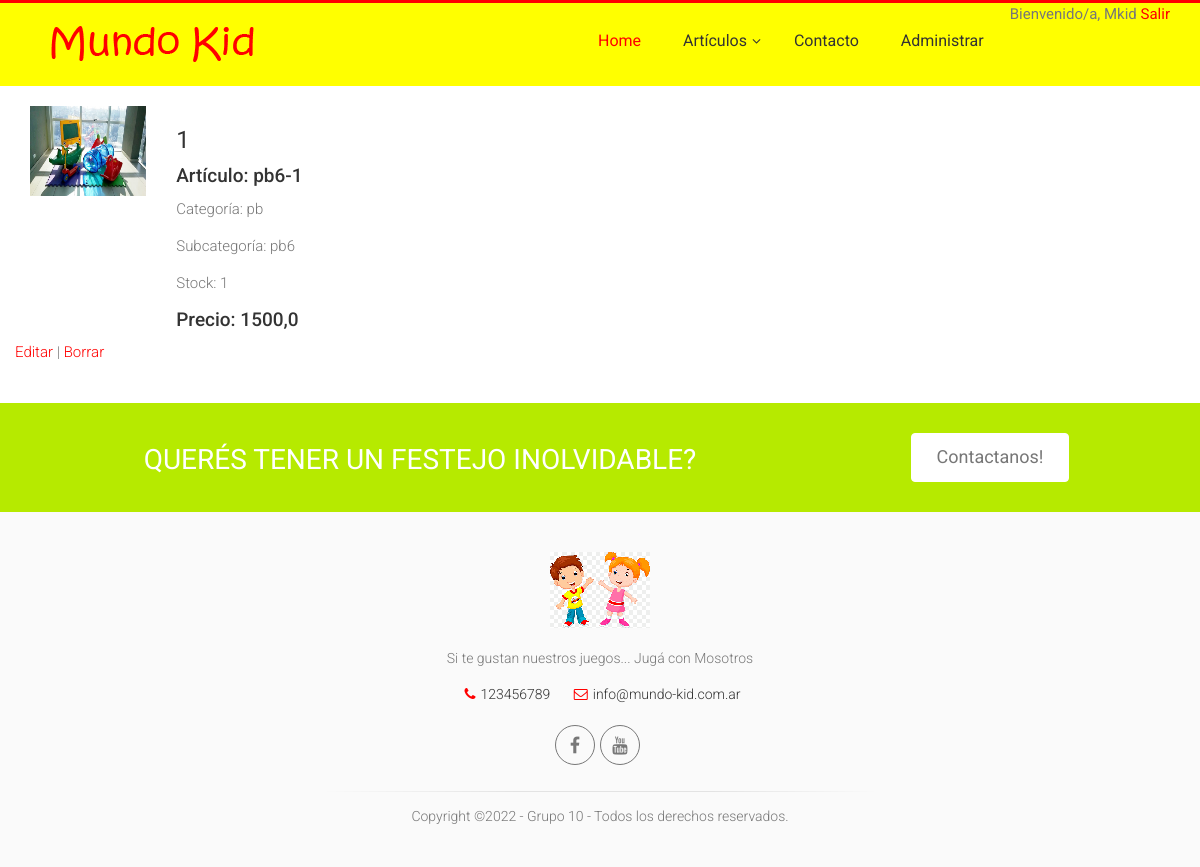
Before: /articulos/pb6-1/ (signed in) with the older database file.
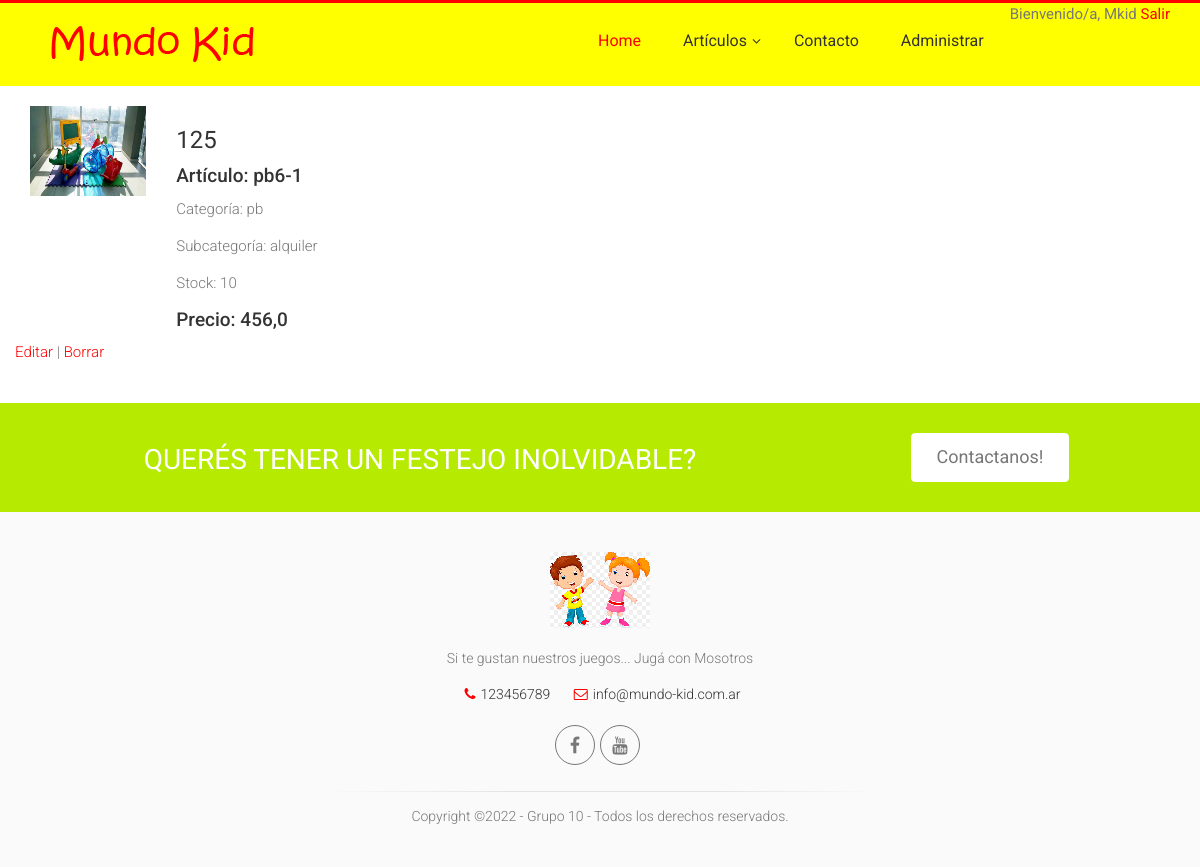
After: the same page with the newer database file.
### Articulos/models.py (models this page shows, shortened)
class Articulo(models.Model):
    id=models.AutoField(primary_key=True,verbose_name="Id_Artículo")
    nombre=models.TextField(max_length=40)
    categoria=models.CharField(
        models.ForeignKey('Categoria',on_delete=models.CASCADE),
        max_length=2, null=False, blank=False,
        choices=categorias_id,
        default='in')
    subcategoria=models.TextField(
        models.ForeignKey('Subcategoria',on_delete=models.CASCADE),
        null=False, blank=False,
        max_length=10)
    stock=models.IntegerField()
    precio=models.FloatField()
    imagen_url = models.ImageField(upload_to='articulos', null=True, blank=True, default='No-Image-Placeholder.svg')
    class Meta:
        verbose_name ="articulo"
        verbose_name_plural="articulos"
        ordering= ['nombre']

### Articulos/views.py (the view)
# urls.py: path('<nombre>/', ArticuloDetailView.as_view(), name='detail'),
@method_decorator(staff_member_required, name='dispatch')
class ArticuloDetailView(DetailView):
    model = Articulo
    template_name = 'Articulos/articulo_detail.html'
    def get_object(self):
        return get_object_or_404(Articulo, nombre=self.kwargs['nombre'])

### Articulos/templates/Articulos/articulo_detail.html (shortened to what this page needs)
{% extends 'MundoKid/base.html' %}
{% load static %}
{% block content %}
<main role="main">
  <div class="container">
    <div class="row mt-3">
      <div class="col-md-9 mx-auto mb-5">
        <form action="" method="post" enctype="multipart/form-data">{% csrf_token %}
          <div class="row">
            <div class="col-md-2">
              {% if articulo.imagen_url %}
                <img src="{{articulo.imagen_url.url}}" class="img-fluid articulo-img" >
              {% else %}
                <img src="{% static 'gestion/img/no-img.jpg' %}" class="img-fluid articulo-img">
              {% endif %}
            </div>
            <div class="col-md-10">
              <h3>{{articulo.id}}</h3>
              {% if articulo.nombre %}     <h4>Artículo:     {{articulo.nombre}}</h4>{% endif %}
              {% if articulo.categoria %}   <p>Categoría:    {{articulo.categoria}}</p>{% endif %}
              {% if articulo.subcategoria %}<p>Subcategoría: {{articulo.subcategoria}}</p>{% endif %}
              {% if articulo.stock %}       <p>Stock:        {{articulo.stock}}</p>{% endif %}
              {% if articulo.precio %}     <h4>Precio:       {{articulo.precio}}</h4>{% endif %}
            </div>
            <div>
            {% if request.user.is_staff %}
            <p><a href="{% url 'articulos:update' articulo.id %}">Editar</a> |
            <a href="{% url 'articulos:delete' articulo.id %}">Borrar</a></p>
            {% endif %}
            </div>
          </div>
        </form>
      </div>
    </div>
  </div>
</main>
{% endblock %}

Changed rows visible on the page:
removed Articulo: imagen_url (picture), id "1", nombre "pb6-1", categoria "pb", subcategoria "pb6", stock "1", precio "1500,0"
added Articulo: imagen_url (picture), id "125", nombre "pb6-1", categoria "pb", subcategoria "alquiler", stock "10", precio "456,0"
